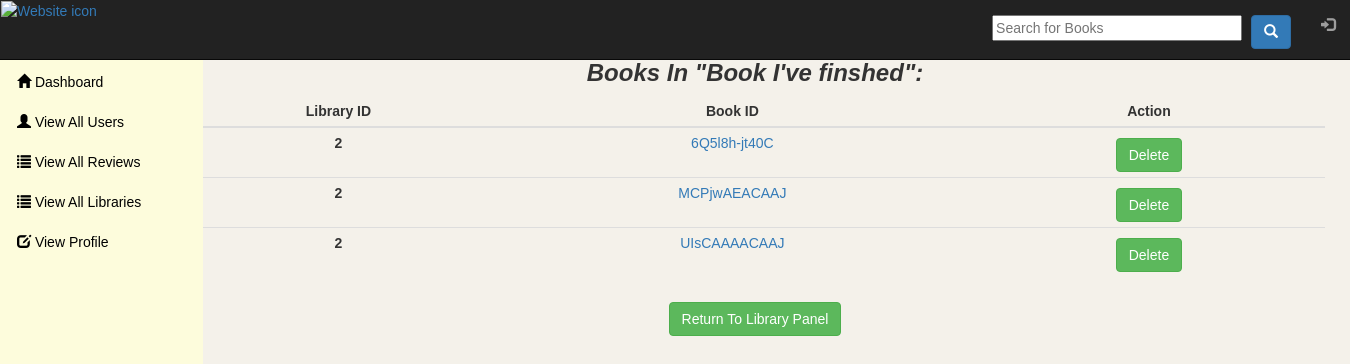
/admin-view_library.php?id=2 (signed in), run on the app's committed database.
### tables this page shows
CREATE TABLE `library` (
  `library_id` int(11) NOT NULL,
  `user_id` int(11) NOT NULL,
  `title` varchar(50) NOT NULL
);

CREATE TABLE `library_shelf` (
  `library_id` int(11) NOT NULL,
  `book_id` varchar(14) NOT NULL
);

### admin-view_library.php (the view, shortened to what this page needs)
<?php
	include 'database.php';
	include 'header.php';
	$lib_id=$_GET['id'];
	$sql = "SELECT * FROM library  JOIN library_shelf ON library_shelf.library_id=library.library_id WHERE library.library_id='$lib_id'";
	$library= mysqli_query($conn,$sql);
	$lib_info=mysqli_query($conn,"SELECT * FROM library WHERE library.library_id='$lib_id'");
	$array=mysqli_fetch_row($lib_info);
?>
<!DOCTYPE html>
<html lang="en">
<head>
</head>
<body style="background-color:#F4F1EA;">
	<div class="card">
		<div class="container">
			<h3><b><i>Books In "<?php echo $array[2] ?>":</b></i></h3>
			<table class="table table-condensed">
				<thead>
					<tr>
						<th scope="col" style="text-align:center;">Library ID</th>
						<th scope="col" style="text-align:center;">Book ID</th>
						<th scope="col" style="text-align:center;">Action</th>
					</tr>
				</thead>
				<tbody>
					<?php if ($library->num_rows > 0): ?>
						<?php while($array=mysqli_fetch_row($library)): ?>
							<tr style="width:100px;">
								<td scope="row"><b><?php echo $array[0];?></b></th>
								<td><a href= "view_review.php?id=<?php echo $array[4]; ?> "><?php echo $array[4];?></a></td>
								<td><a href= "remove_from_library.php?lib_id=<?php echo $array[0]; ?>&id=<?php echo $array[4]; ?>"><button type="button" class="btn btn-success">Delete</button></a></td>
							</tr>
						<?php endwhile; ?>
					<?php else: ?>
							<tr>
								<td colspan="3" rowspan="1" headers="">No Library Data Found</td>
							</tr>
					<?php endif; ?>
				</tbody>
			</table>
			<div  style="text-align:center;">
				<a href="admin-library_info.php"><button type="button" class="btn btn-success">Return To Library Panel</button></a>
			</div>
		</div>
	</div>
</body>
</html>

### header.php (style rules this page uses)
* { font-family: "Verdana", sans-serif; }
body { margin-left: 90px; width:80%; }
.card { margin-left:80px; }
h3 { text-align:center; }
table { width:80%; text-align:center; float:right; overflow-x:auto; }

### admin-view_library.php (style rules this page uses)
button { margin:0.5rem; }

### data on the page
library: title "Book I've finshed"
library_shelf: library.library_id "2", book "6Q5l8h-jt40C"
library_shelf: library.library_id "2", book "MCPjwAEACAAJ"
library_shelf: library.library_id "2", book "UIsCAAAACAAJ"
